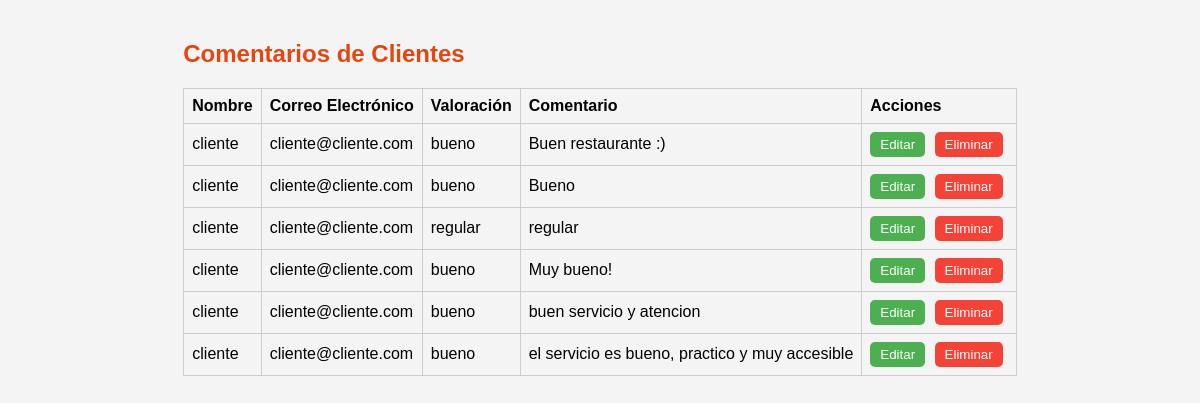
Screenshot of /src/company/company-comments/read-company-comments/read-company-comments.php (signed in) with the database file from the repository.
### tables this page shows
CREATE TABLE `comments` (
  `id` int NOT NULL,
  `client_id` int NOT NULL,
  `branch_id` int DEFAULT NULL,
  `rating` enum('bueno','regular','malo') NOT NULL,
  `comment` text,
  `created_at` timestamp NULL DEFAULT CURRENT_TIMESTAMP,
  `company_id` int DEFAULT NULL
);

CREATE TABLE `clients` (
  `id` int NOT NULL,
  `firstName` varchar(50) NOT NULL,
  `lastName` varchar(50) NOT NULL,
  `surname` varchar(50) NOT NULL,
  `email` varchar(100) NOT NULL,
  `phone` varchar(15) NOT NULL,
  `birthdate` date NOT NULL,
  `gender` enum('masculino','femenino','otro') NOT NULL,
  `password` varchar(255) NOT NULL,
  `table_number` int DEFAULT NULL
);

### src/company/company-comments/read-company-comments/fetchComments.php (the view, shortened to what this page needs)
<?php
require '../../../db/connection.php';
$companyId = $_SESSION['company_id'];
$sql = "SELECT co.id, cl.firstName, cl.email, co.rating, co.comment
        FROM comments co
        JOIN clients cl ON co.client_id = cl.id
        JOIN branches br ON co.branch_id = br.id
        WHERE br.company_id = ? OR co.branch_id IS NULL AND co.company_id = ?";
$stmt = $conn->prepare($sql);
$stmt->bind_param("ii", $companyId, $companyId);
$stmt->execute();
$result = $stmt->get_result();
if ($result->num_rows > 0) {
    while ($row = $result->fetch_assoc()) {
        echo "<tr>";
        echo "<td>" . htmlspecialchars($row['firstName']) . "</td>";
        echo "<td>" . htmlspecialchars($row['email']) . "</td>";
        echo "<td>" . htmlspecialchars($row['rating']) . "</td>";
        echo "<td>" . htmlspecialchars($row['comment']) . "</td>";
        echo "<td>
                <button class='edit-btn' onclick='editComment(" . $row['id'] . ")'>Editar</button>
                <button class='delete-btn' onclick='deleteComment(" . $row['id'] . ")'>Eliminar</button>
              </td>";
        echo "</tr>";
    }
} else {
    echo "<tr><td colspan='5'>No hay comentarios disponibles.</td></tr>";
}

### src/company/company-comments/read-company-comments/read-company-comments.css (style rules this page uses)
body { font-family: Arial, sans-serif; background-color: #f4f4f4; display: flex; justify-content: center; margin: 0; }
table, th, td { border: 1px solid #ccc; }
th, td { padding: 8px; text-align: left; }
button { padding: 5px 10px; margin-right: 5px; cursor: pointer; border-radius: 5px; border: none; }
.edit-btn { background-color: #4caf50; color: white; }
.delete-btn { background-color: #f44336; color: white; }

### rows the page displays
comments: client.firstName "cliente", client.email "cliente@cliente.com", rating "bueno", comment "Buen restaurante :)"
comments: client.firstName "cliente", client.email "cliente@cliente.com", rating "bueno", comment "Bueno"
comments: client.firstName "cliente", client.email "cliente@cliente.com", rating "regular", comment "regular"
comments: client.firstName "cliente", client.email "cliente@cliente.com", rating "bueno", comment "Muy bueno!"
comments: client.firstName "cliente", client.email "cliente@cliente.com", rating "bueno", comment "buen servicio y atencion"
comments: client.firstName "cliente", client.email "cliente@cliente.com", rating "bueno", comment "el servicio es bueno, practico y muy accesible"
